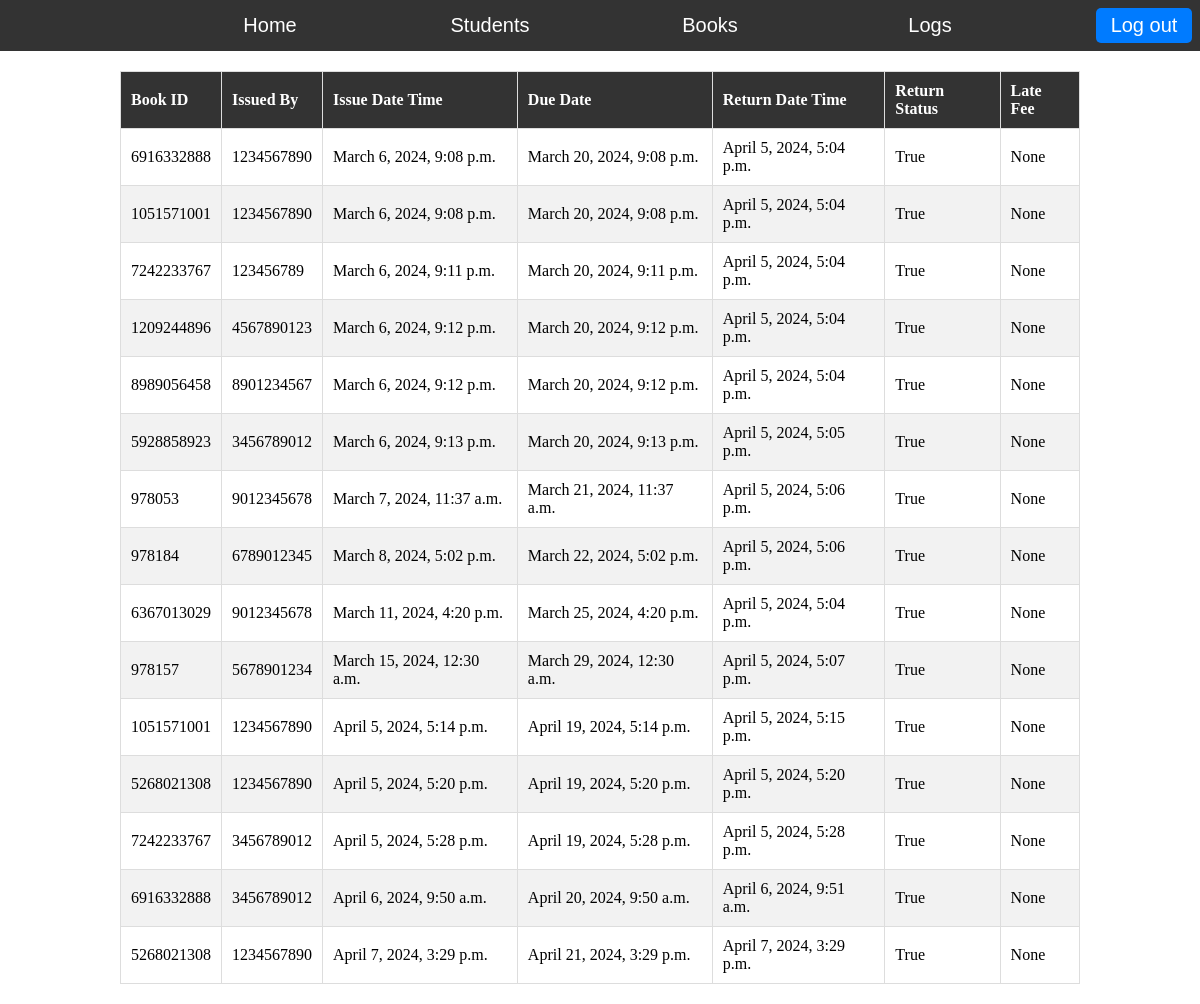
/logs/, run on the app's committed database.
### catalog/models.py (models this page shows)
class Log(models.Model):
    book_id = models.IntegerField()
    issued_by = models.CharField(max_length=100)
    issue_date_time = models.DateTimeField(default=timezone.now)
    return_date_time = models.DateTimeField(null=True, blank=True)
    due_date = models.DateTimeField()
    return_status = models.BooleanField(default=False)  # True if returned, False otherwise
    late_fee = models.DecimalField(max_digits=10, decimal_places=2, null=True, blank=True)

### catalog/views.py (the view)
# urls.py: path('logs/', views.view_logs, name='view_logs'),
def view_logs(request):
    logs = Log.objects.all()
    return render(request, 'logs.html', {'logs': logs})

### templates/logs.html (shortened to what this page needs)
{%  load static %}
<!DOCTYPE html>
<html lang="en">
<head>
</head>
<body>
{% include 'partials/navbar.html' %}
{% include 'partials/logs-table.html' %}
</body>
</html>

### templates/partials/logs-table.html (shortened to what this page needs)
<!DOCTYPE html>
<html lang="en">
<head>
</head>
<body>
<div class="log-table">
    <table>
        <thead>
            <tr>
                <th>Book ID</th>
                <th>Issued By</th>
                <th>Issue Date Time</th>
                <th>Due Date</th>
                <th>Return Date Time</th>
                <th>Return Status</th>
                <th>Late Fee</th>
            </tr>
        </thead>
        <tbody>
            {% for log in logs %}
            <tr>
                <td>{{ log.book_id }}</td>
                <td>{{ log.issued_by }}</td>
                <td>{{ log.issue_date_time }}</td>
                <td>{{ log.due_date }}</td>
                <td>{{ log.return_date_time }}</td>
                <td>{{ log.return_status }}</td>
                <td>{{ log.late_fee }}</td>
            </tr>
            {% endfor %}
        </tbody>
    </table>
</div>
</body>
</html>

### templates/partials/logs-table.html (style rules this page uses)
* { padding: 0; margin: 0; }
.log-table { margin: 20px auto; width: 80%; }
.log-table table { width: 100%; border-collapse: collapse; }
.log-table th, .log-table td { padding: 10px; border: 1px solid #ddd; text-align: left; }
.log-table th { background-color: #333; color: white; }
.log-table tbody tr:nth-child(even) { background-color: #f2f2f2; }

### data on the page
Log: book_id "6916332888", issued_by "1234567890", issue_date_time "March 6, 2024, 9:08 p.m.", due_date "March 20, 2024, 9:08 p.m.", return_date_time "April 5, 2024, 5:04 p.m.", return_status "True", late_fee "None"
Log: book_id "1051571001", issued_by "1234567890", issue_date_time "March 6, 2024, 9:08 p.m.", due_date "March 20, 2024, 9:08 p.m.", return_date_time "April 5, 2024, 5:04 p.m.", return_status "True", late_fee "None"
Log: book_id "7242233767", issued_by "123456789", issue_date_time "March 6, 2024, 9:11 p.m.", due_date "March 20, 2024, 9:11 p.m.", return_date_time "April 5, 2024, 5:04 p.m.", return_status "True", late_fee "None"
Log: book_id "1209244896", issued_by "4567890123", issue_date_time "March 6, 2024, 9:12 p.m.", due_date "March 20, 2024, 9:12 p.m.", return_date_time "April 5, 2024, 5:04 p.m.", return_status "True", late_fee "None"
Log: book_id "8989056458", issued_by "8901234567", issue_date_time "March 6, 2024, 9:12 p.m.", due_date "March 20, 2024, 9:12 p.m.", return_date_time "April 5, 2024, 5:04 p.m.", return_status "True", late_fee "None"
Log: book_id "5928858923", issued_by "3456789012", issue_date_time "March 6, 2024, 9:13 p.m.", due_date "March 20, 2024, 9:13 p.m.", return_date_time "April 5, 2024, 5:05 p.m.", return_status "True", late_fee "None"
Log: book_id "978053", issued_by "9012345678", issue_date_time "March 7, 2024, 11:37 a.m.", due_date "March 21, 2024, 11:37 a.m.", return_date_time "April 5, 2024, 5:06 p.m.", return_status "True", late_fee "None"
Log: book_id "978184", issued_by "6789012345", issue_date_time "March 8, 2024, 5:02 p.m.", due_date "March 22, 2024, 5:02 p.m.", return_date_time "April 5, 2024, 5:06 p.m.", return_status "True", late_fee "None"
Log: book_id "6367013029", issued_by "9012345678", issue_date_time "March 11, 2024, 4:20 p.m.", due_date "March 25, 2024, 4:20 p.m.", return_date_time "April 5, 2024, 5:04 p.m.", return_status "True", late_fee "None"
Log: book_id "978157", issued_by "5678901234", issue_date_time "March 15, 2024, 12:30 a.m.", due_date "March 29, 2024, 12:30 a.m.", return_date_time "April 5, 2024, 5:07 p.m.", return_status "True", late_fee "None"
Log: book_id "1051571001", issued_by "1234567890", issue_date_time "April 5, 2024, 5:14 p.m.", due_date "April 19, 2024, 5:14 p.m.", return_date_time "April 5, 2024, 5:15 p.m.", return_status "True", late_fee "None"
Log: book_id "5268021308", issued_by "1234567890", issue_date_time "April 5, 2024, 5:20 p.m.", due_date "April 19, 2024, 5:20 p.m.", return_date_time "April 5, 2024, 5:20 p.m.", return_status "True", late_fee "None"
Log: book_id "7242233767", issued_by "3456789012", issue_date_time "April 5, 2024, 5:28 p.m.", due_date "April 19, 2024, 5:28 p.m.", return_date_time "April 5, 2024, 5:28 p.m.", return_status "True", late_fee "None"
Log: book_id "6916332888", issued_by "3456789012", issue_date_time "April 6, 2024, 9:50 a.m.", due_date "April 20, 2024, 9:50 a.m.", return_date_time "April 6, 2024, 9:51 a.m.", return_status "True", late_fee "None"
Log: book_id "5268021308", issued_by "1234567890", issue_date_time "April 7, 2024, 3:29 p.m.", due_date "April 21, 2024, 3:29 p.m.", return_date_time "April 7, 2024, 3:29 p.m.", return_status "True", late_fee "None"
